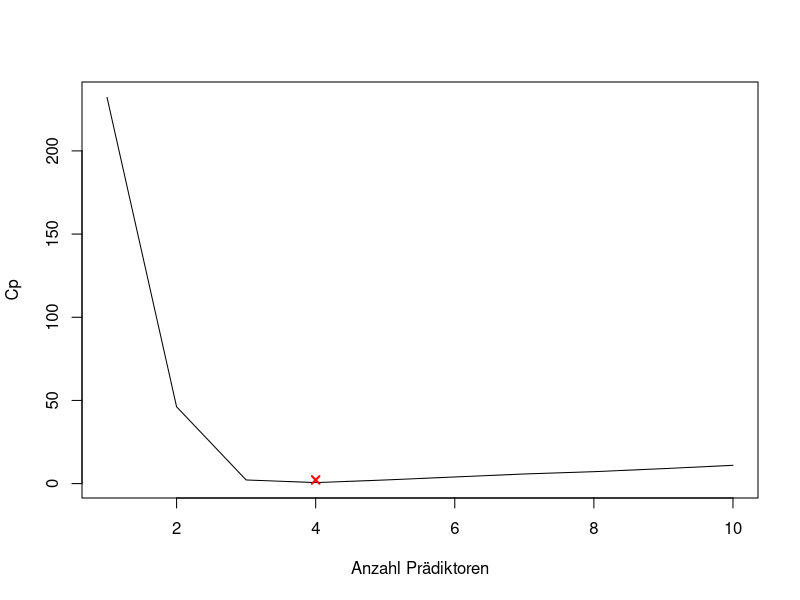
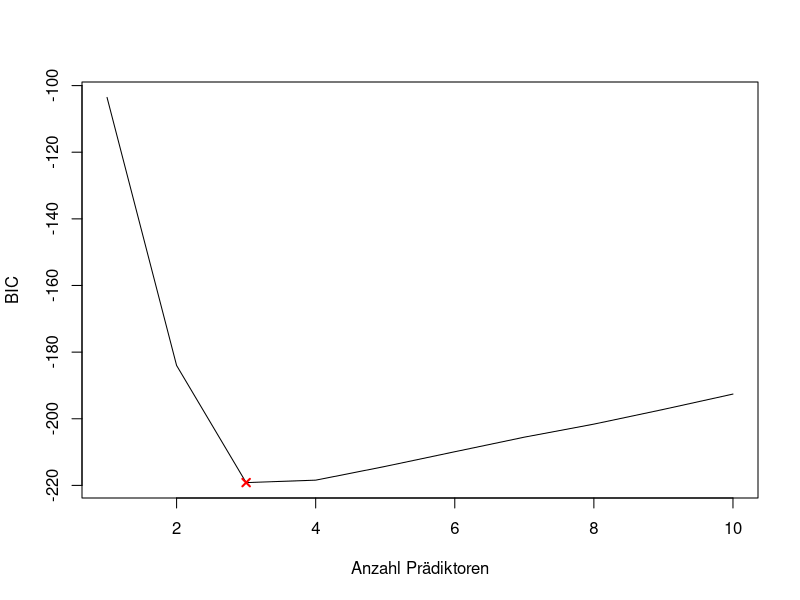
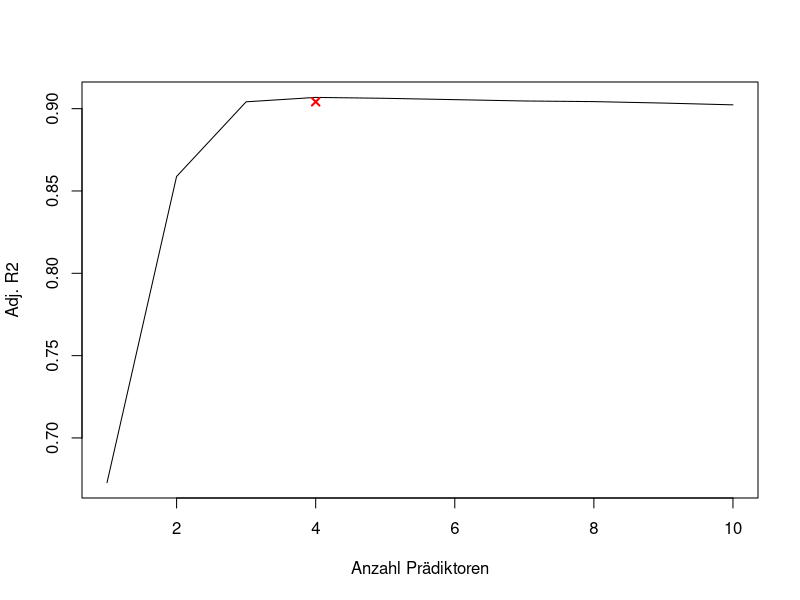

Recreate these plots in R, in order.
# Erzeugen Sie mittels `rnorm()` einen Prädiktor $X$ der Länge $n = 100$ sowie einen "Rauschvektor" eps der Länge $n = 100$.

set.seed(1)
X = rnorm(100)
eps = rnorm(100)

# Erzeugen Sie einen Vektor $Y$ (Zielgröße) der Länge $n = 100$ gemäß dem Modell
# 
#   Y = \beta_0 + \beta_1 X + \beta_2 X^2 + \beta_3 X^3 + \epsilon.
#   
# $\beta_0, \beta_1, \beta_2$ und $\beta_3$ können Sie beliebig wählen.

beta0 = 2
beta1 = -2
beta2 = 2
beta3 = 1
Y = beta0 + beta1 * X + beta2 * X^2 + beta3 * X^3 + eps

# Wählen Sie mittels `regsubsets()` das beste Modell aus, das die Prädiktoren $X_1 = X, X^2,\dots,X^{10}$ enthält. Welches ist das beste Modell gemäß $C_p$, BIC bzw. adjustiertem $R^2$? Plotten Sie Diagramme, um Ihre Antwort zu belegen, und geben Sie die Koeffizienten des jeweils besten  Modells an. Sie müssen dabei die Vektoren $X$ und $Y$ mittels `data.frame(X = X, Y = Y)` in einen Datenframe verpacken.

library(leaps)
data.full = data.frame(y = Y, x = X)
mod.full = regsubsets(y~poly(x, 10, raw = T), data=data.full, nvmax=10)
mod.summary = summary(mod.full)
mod.summary

which.min(mod.summary$cp)
which.min(mod.summary$bic)
which.max(mod.summary$adjr2)

# Plotten
plot(mod.summary$cp, xlab="Anzahl Prädiktoren", ylab="Cp", pch=20, type="l")
points(4, mod.summary$cp[3], pch=4, col="red", lwd=2)
plot(mod.summary$bic, xlab="Anzahl Prädiktoren", ylab="BIC", pch=20, type="l")
points(3, mod.summary$bic[3], pch=4, col="red", lwd=2)
plot(mod.summary$adjr2, xlab="Anzahl Prädiktoren", ylab="Adj. R2", pch=20, type="l")
points(4, mod.summary$adjr2[3], pch=4, col="red", lwd=2)
